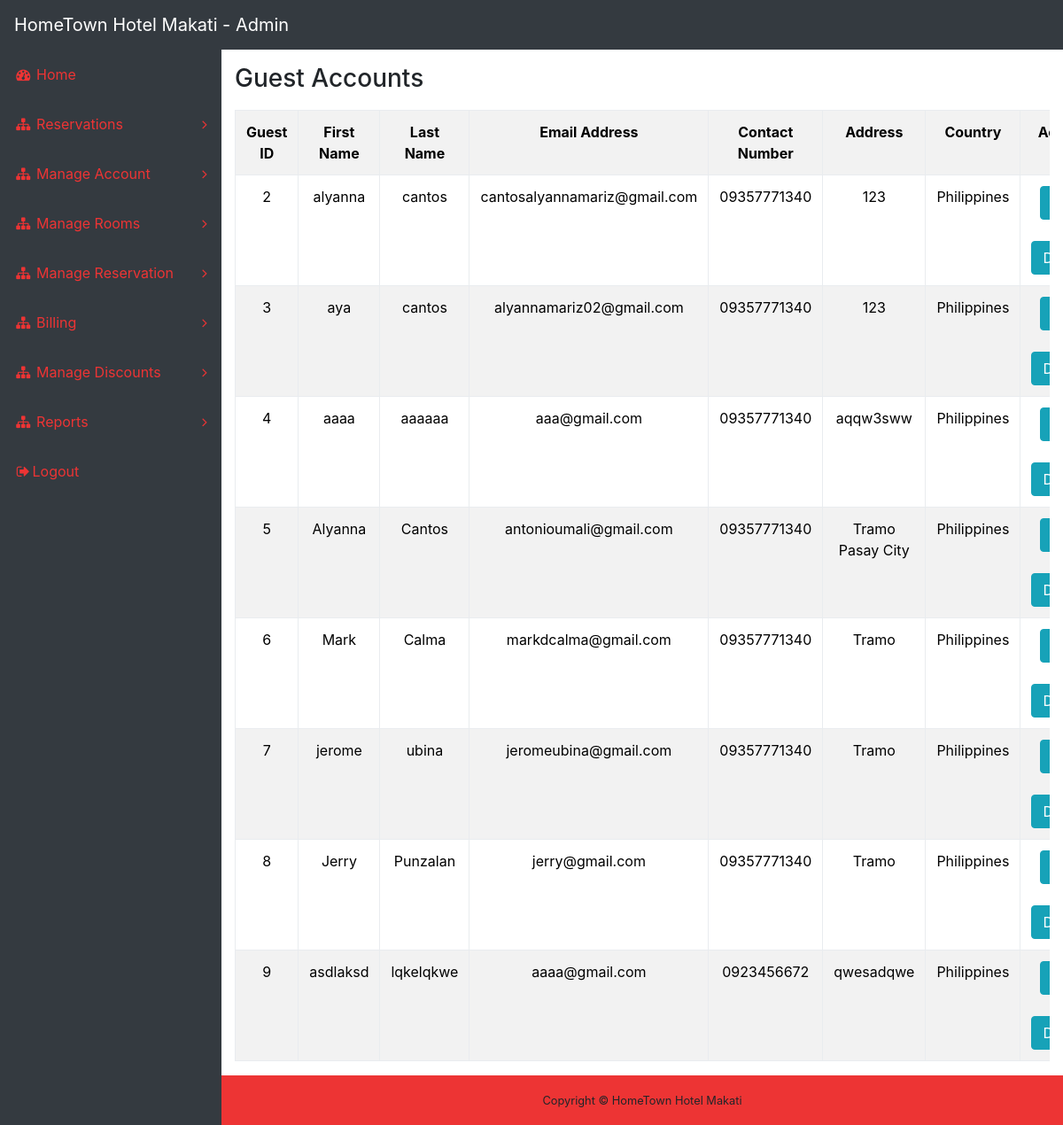
Page /AdminSide/guestmodify.php on the committed database.
### tables this page shows
CREATE TABLE `guest_masterfile` (
  `guest_ID` int(11) NOT NULL,
  `guest_firstname` varchar(50) NOT NULL,
  `guest_lastname` varchar(50) NOT NULL,
  `guest_email` varchar(200) NOT NULL,
  `guest_password` varchar(200) NOT NULL,
  `guest_contactNumber` text NOT NULL,
  `guest_country` varchar(200) NOT NULL,
  `guest_address` varchar(200) NOT NULL
);

### AdminSide/guestmodify.php (the view, shortened to what this page needs)
<?php
	include_once 'headerAdmin.php';
	$sql = "SELECT * FROM guest_masterfile";
	$result = $conn->query($sql);
	if ($result->num_rows > 0) {
	    echo '<div class="container-fluid">
              <h3>Guest Accounts</h3>
				        <div class="table-responsive">
                  <table class="table table-bordered table-striped" id="dataTable" align="center">
                    <tr>
                      <th>Guest ID</th>
                      <th>First Name</th>
                      <th>Last Name</th>
                      <th>Email Address</th>
                      <th>Contact Number</th>
                      <th>Address</th>
                      <th>Country</th>
                      <th>Actions</th>
                    </tr>';
              	    while($row = $result->fetch_assoc()) {
              	        echo "<tr>
                                <td id = 'guest_id'>" . $row["guest_ID"]. "</td>
                                <td id = 'guest_firstname'>" . $row["guest_firstname"]. "</td>
                                <td id = 'guest_lastname'>" . $row["guest_lastname"]. "</td>
                                <td id = 'guest_email'>" . $row["guest_email"] . "</td>
                                <td id = 'guest_contactNumber'>" . $row["guest_contactNumber"] . "</td>
                                <td id = 'guest_address'>".$row["guest_address"] . "</td>
                                <td id = 'guest_country'>" . $row["guest_country"]."<td>
                                  <form method = 'POST' action = 'guestmodify.php'>
                                    <input type ='hidden' value = '{$row['guest_ID']}' name = 'delete_id'>
                                    <button class = 'btn btn-info btn-xs edit_data' name = 'edit' type = 'button' data-toggle='modal' data-target='#editGuestAccount'>Edit</button>
                                    <br><br>
                                    <button name = 'delete' class = 'btn btn-info btn-xs delete_data' type = 'submit'>Delete</button>
                                  </form>
                                </td>";
              	    }
                  echo "</table>
                </div>
            </div>";
	}
?>
<!DOCTYPE html>
<html lang="en">
<head>
  <link href="vendor/bootstrap/css/bootstrap.min.css" rel="stylesheet">
  <link href="vendor/font-awesome/css/font-awesome.min.css" rel="stylesheet" type="text/css">
  <link href="css/sb-admin.css" rel="stylesheet">
</head>
<body>
</body>
</html>

### AdminSide/headerAdmin.php (shortened to what this page needs)
<!DOCTYPE html>
<html lang="en">
<head>
  <link href="vendor/bootstrap/css/bootstrap.min.css" rel="stylesheet">
  <link href="vendor/font-awesome/css/font-awesome.min.css" rel="stylesheet" type="text/css">
  <link href="css/sb-admin.css" rel="stylesheet">
</head>
<body class="fixed-nav sticky-footer bg-dark" id="page-top">
  <nav class="navbar navbar-expand-lg navbar-dark bg-dark fixed-top" id="mainNav">
    <a class="navbar-brand" href="index.php">HomeTown Hotel Makati - Admin</a>
    <div class="collapse navbar-collapse" id="navbarResponsive">
      <ul class="navbar-nav navbar-sidenav" id="exampleAccordion">
        <li class="nav-item" data-toggle="tooltip" data-placement="right" title="Dashboard">
          <a class="nav-link" href="index.php">
            <i class="fa fa-fw fa-dashboard"></i>
            <span class="nav-link-text">Home</span>
          </a>
        </li>
        <li class="nav-item" data-toggle="tooltip" data-placement="right" title="Menu Levels">
          <a class="nav-link nav-link-collapse collapsed" data-toggle="collapse" href="reservationpage.php" data-parent="#exampleAccordion">
            <i class="fa fa-fw fa-sitemap"></i>
            <span class="nav-link-text">Reservations</span>
          </a>
        </li>
        <li class="nav-item" data-toggle="tooltip" data-placement="right" title="Menu Levels">
          <a class="nav-link nav-link-collapse collapsed" data-toggle="collapse" href="#collapseMulti22" data-parent="#exampleAccordion">
            <i class="fa fa-fw fa-sitemap"></i>
            <span class="nav-link-text">Manage Account</span>
          </a>
            </li>
          </ul>
        <li class="nav-item" data-toggle="tooltip" data-placement="right" title="Menu Levels">
          <a class="nav-link nav-link-collapse collapsed" data-toggle="collapse" href="#collapseMulti100" data-parent="#exampleAccordion">
            <i class="fa fa-fw fa-sitemap"></i>
            <span class="nav-link-text">Manage Rooms</span>
          </a>
        </li>
  <li class="nav-item" data-toggle="tooltip" data-placement="right" title="Menu Levels">
    <a class="nav-link nav-link-collapse collapsed" data-toggle="collapse" href="#collapseMulti101" data-parent="#exampleAccordion">
      <i class="fa fa-fw fa-sitemap"></i>
      <span class="nav-link-text">Manage Reservation</span>
    </a>
    </li>
<li class="nav-item" data-toggle="tooltip" data-placement="right" title="Menu Levels">
  <a class="nav-link nav-link-collapse collapsed" data-toggle="collapse" href="#collapseMulti102" data-parent="#exampleAccordion">
    <i class="fa fa-fw fa-sitemap"></i>
    <span class="nav-link-text">Billing</span>
  </a>
  </li>
<li class="nav-item" data-toggle="tooltip" data-placement="right" title="Menu Levels">
  <a class="nav-link nav-link-collapse collapsed" data-toggle="collapse" href="#collapseMulti10000" data-parent="#exampleAccordion">
    <i class="fa fa-fw fa-sitemap"></i>
    <span class="nav-link-text">Manage Discounts</span>
  </a>
          </li>
    <li class="nav-item" data-toggle="tooltip" data-placement="right" title="Menu Levels">
      <a class="nav-link nav-link-collapse collapsed" data-toggle="collapse" href="#collapseMulti100000" data-parent="#exampleAccordion">
        <i class="fa fa-fw fa-sitemap"></i>
        <span class="nav-link-text">Reports</span>
      </a>
      </li>
<li class="nav-item">
  <a class="nav-link" data-toggle="modal" data-target="#exampleModal">
    <i class="fa fa-fw fa-sign-out"></i>Logout</a>
  </li>
</div>
</nav>
  <div class="content-wrapper">
    <div class="container-fluid">
    <footer class="sticky-footer">
      <div class="container">
        <div class="text-center">
          <small>Copyright © HomeTown Hotel Makati</small>
        </div>
      </div>
    </footer>
  </div>
</body>
</html>

### AdminSide/css/sb-admin.css (style rules this page uses)
html { position: relative; min-height: 100%; }
body { overflow-x: hidden; }
body.sticky-footer { margin-bottom: 56px; }
body.sticky-footer .content-wrapper { min-height: calc(100vh - 56px - 56px); }
body.fixed-nav { padding-top: 56px; }
.content-wrapper { min-height: calc(100vh - 56px); padding-top: 1rem; }
#mainNav .navbar-collapse { overflow: auto; max-height: 75vh; }
#mainNav .navbar-collapse .navbar-nav .nav-item .nav-link { cursor: pointer; }
#mainNav .navbar-collapse .navbar-sidenav .nav-link-collapse:after { float: right; content: '\f107'; font-family: 'FontAwesome'; }
#mainNav .navbar-collapse .navbar-sidenav .nav-link-collapse.collapsed:after { content: '\f105'; }
@media (min-width: 992px) { #mainNav .navbar-brand { width: 250px; } }
@media (min-width: 992px) { #mainNav .navbar-collapse { overflow: visible; max-height: none; } }
@media (min-width: 992px) { #mainNav .navbar-collapse .navbar-sidenav { position: absolute; top: 0; left: 0; overflow-x: hidden; overflow-y: auto; -webkit-flex-direction: column; -ms-flex-direction: column; flex-direction: column; margin-top: 56px; } }
@media (min-width: 992px) { #mainNav .navbar-collapse .navbar-sidenav > .nav-item { width: 250px; padding: 0; } }
@media (min-width: 992px) { #mainNav .navbar-collapse .navbar-sidenav > .nav-item > .nav-link { padding: 1em; } }
@media (min-width: 992px) { #mainNav.fixed-top .navbar-sidenav { height: calc(100vh - 112px); } }
.content-wrapper { overflow-x: hidden; background: white; }
@media (min-width: 992px) { .content-wrapper { margin-left: 250px; } }
#mainNav.navbar-dark .navbar-collapse .navbar-sidenav .nav-link-collapse:after { color: #ed3434; }
#mainNav.navbar-dark .navbar-collapse .navbar-sidenav > .nav-item > .nav-link { color: #ed3434; }
@media (min-width: 992px) { #mainNav.navbar-dark .navbar-collapse .navbar-sidenav { background: #343a40; } }
footer.sticky-footer { position: absolute; right: 0; bottom: 0; width: 100%; height: 56px; background-color: #ed3434; line-height: 55px; }
@media (min-width: 992px) { footer.sticky-footer { width: calc(100% - 250px); } }

### AdminSide/guestmodify.php (style rules this page uses)
table { margin-top:10px; }
table { border-collapse: collapse; }
table, th, td { border: 2px solid black; text-align: center; }
table { color: black; }

### rows in the picture
guest_masterfile: guest_ID "2", guest_firstname "alyanna", guest_lastname "cantos", guest_email "cantosalyannamariz@gmail.com", guest_contactNumber "09357771340", guest_address "123", guest_country "Philippines"
guest_masterfile: guest_ID "3", guest_firstname "aya", guest_lastname "cantos", guest_email "alyannamariz02@gmail.com", guest_contactNumber "09357771340", guest_address "123", guest_country "Philippines"
guest_masterfile: guest_ID "4", guest_firstname "aaaa", guest_lastname "aaaaaa", guest_email "aaa@gmail.com", guest_contactNumber "09357771340", guest_address "aqqw3sww", guest_country "Philippines"
guest_masterfile: guest_ID "5", guest_firstname "Alyanna", guest_lastname "Cantos", guest_email "antonioumali@gmail.com", guest_contactNumber "09357771340", guest_address "Tramo Pasay City", guest_country "Philippines"
guest_masterfile: guest_ID "6", guest_firstname "Mark", guest_lastname "Calma", guest_email "markdcalma@gmail.com", guest_contactNumber "09357771340", guest_address "Tramo", guest_country "Philippines"
guest_masterfile: guest_ID "7", guest_firstname "jerome", guest_lastname "ubina", guest_email "jeromeubina@gmail.com", guest_contactNumber "09357771340", guest_address "Tramo", guest_country "Philippines"
guest_masterfile: guest_ID "8", guest_firstname "Jerry", guest_lastname "Punzalan", guest_email "jerry@gmail.com", guest_contactNumber "09357771340", guest_address "Tramo", guest_country "Philippines"
guest_masterfile: guest_ID "9", guest_firstname "asdlaksd", guest_lastname "lqkelqkwe", guest_email "aaaa@gmail.com", guest_contactNumber "0923456672", guest_address "qwesadqwe", guest_country "Philippines"
